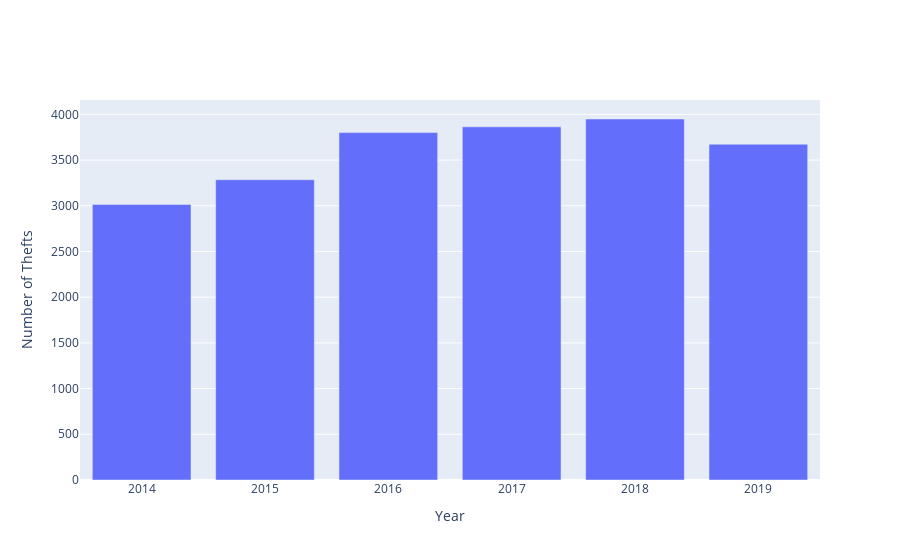

The cell this chart's notebook holds for it:
### Code cell
yearly = dtdf.groupby("year").count()[['date']]
yearly.columns = ['thefts']
graph = go.Bar(x=yearly.index, y=yearly.thefts)
yt = go.Figure(graph)
yt.update_layout(yaxis=go.layout.YAxis(title=go.layout.yaxis.Title(text="Number of Thefts")),
                  xaxis=go.layout.XAxis(title=go.layout.xaxis.Title(text="Year")))
yt

### Figure 1 — Plotly figure (JSON) as saved in the notebook; plotly's stock layout.template omitted (floating-point values rounded to 4 significant figures)
{"data": [{"type": "bar", "x": [2014, 2015, 2016, 2017, 2018, 2019], "y": [3014, 3285, 3800, 3863, 3949, 3673]}], "layout": {"xaxis": {"title": {"text": "Year"}}, "yaxis": {"title": {"text": "Number of Thefts"}}}}
